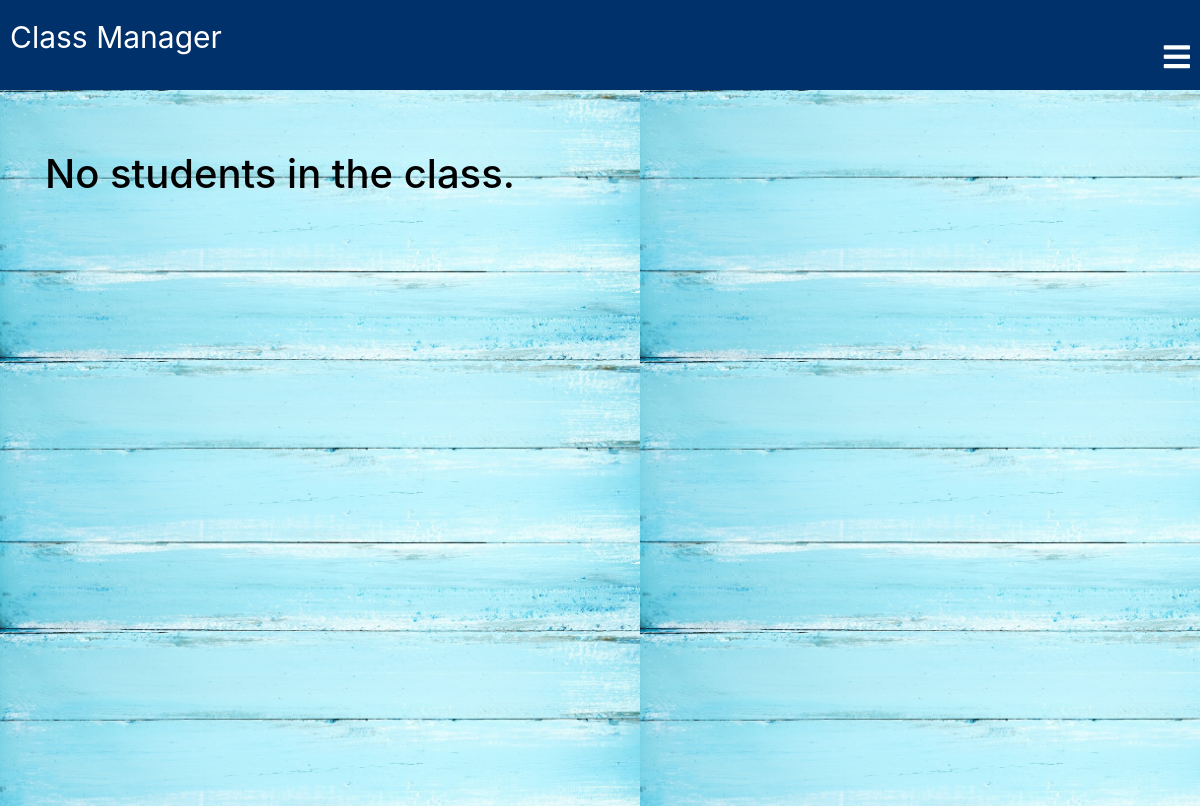
/classroom/students, run on an earlier commit of the app's database.
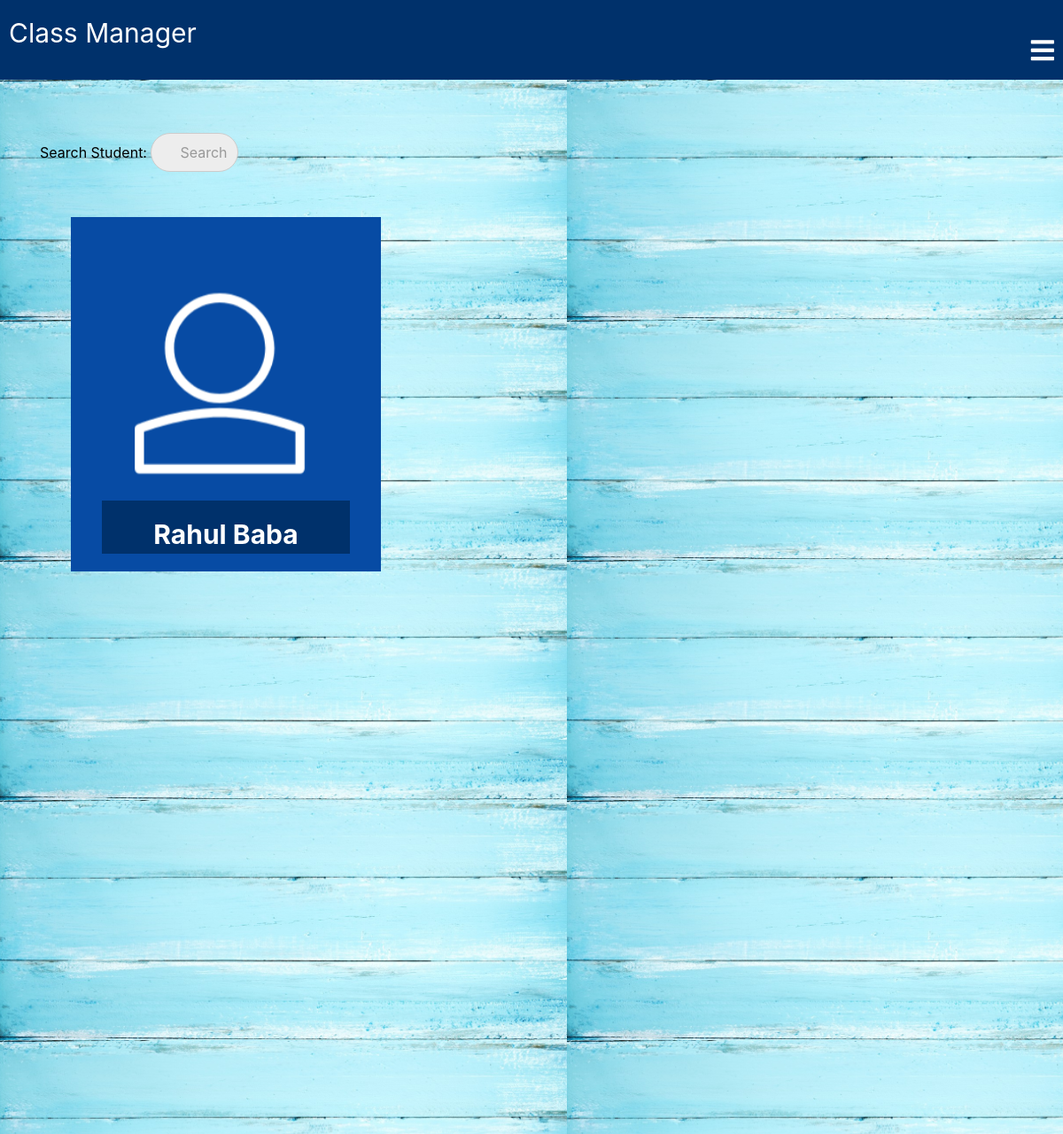
And on a later commit of the database.
### models/models.py (models this page shows)
class Student(db.Model):
    __tablename__ = 'student'
    __table_args__ = {'extend_existing': True}
    id = db.Column(db.Integer, primary_key=True)
    user_id = db.Column(db.Integer, db.ForeignKey('user.id'), nullable=False)
    user = db.relationship('User', backref=db.backref('students', lazy=True))  # Add this line
    name = db.Column(db.String(250), nullable=False)
    roll_no = db.Column(db.String(50), unique=True, nullable=False)
    phone = db.Column(db.String(15), nullable=False)
    email = db.Column(db.String(150), nullable=False)
    student_profile_pic = db.Column(db.String(300), nullable=True)
    class_notices = db.relationship(
        'ClassNotice',
        secondary='students_in_class',
        primaryjoin="Student.id == StudentsInClass.student_id",
        secondaryjoin="ClassNotice.teacher_id == StudentsInClass.teacher_id",
        backref="students"
    )
    submitted_assignments = db.relationship('SubmittedAssignment', backref='student', lazy=True)

### app.py (the view)
@app.route('/classroom/students', methods=['GET'])
def class_students_list():
    search_query = request.args.get('q', '')
    if search_query:
        students = Student.query.filter(Student.name.ilike(f"%{search_query}%")).all()
    else:
        students = Student.query.all()
    return render_template('classroom/class_students_list.html', class_students_list=students)

### templates/classroom/class_students_list.html (shortened to what this page needs)
{% extends "classroom/base.html" %}
{% block content %}
<div class="student-list">
  <div class="container">
    {% if not class_students_list %}
      <h1>No students in the class.</h1>
    {% else %}
    <form method="GET" action="{{ url_for('class_students_list') }}">
      <p>Search Student: <input type="search" name="q" placeholder="Search"></p>
    </form>
    <div class="row">
      {% for student in class_students_list %}
      <div class="col-6 col-md-4">
        <div class="student-box">
          <div class="imgBx">
            {% if student.student_profile_pic %}
              <img src="{{ url_for('static', filename=student.student_profile_pic) }}" alt="">
            {% else %}
              {% if loop.index0 % 2 == 0 %}
                <img src="{{ url_for('static', filename='images/login-avatar.PNG') }}" alt="">
              {% else %}
                <img src="{{ url_for('static', filename='images/login-avatar-2.PNG') }}" alt="">
              {% endif %}
            {% endif %}
          </div>
          <div class="content">
            <h3>{{ student.name }}</h3>
          </div>
        </div>
      </div>
      {% endfor %}
    </div>
    {% endif %}
  </div>
</div>
{% endblock %}

What changed in the data, as far as the page shows it:
added Student: name "Rahul Baba"
Also different on the page:
text no longer shown: "No students in the class."
text now shown: "Search Student:"
